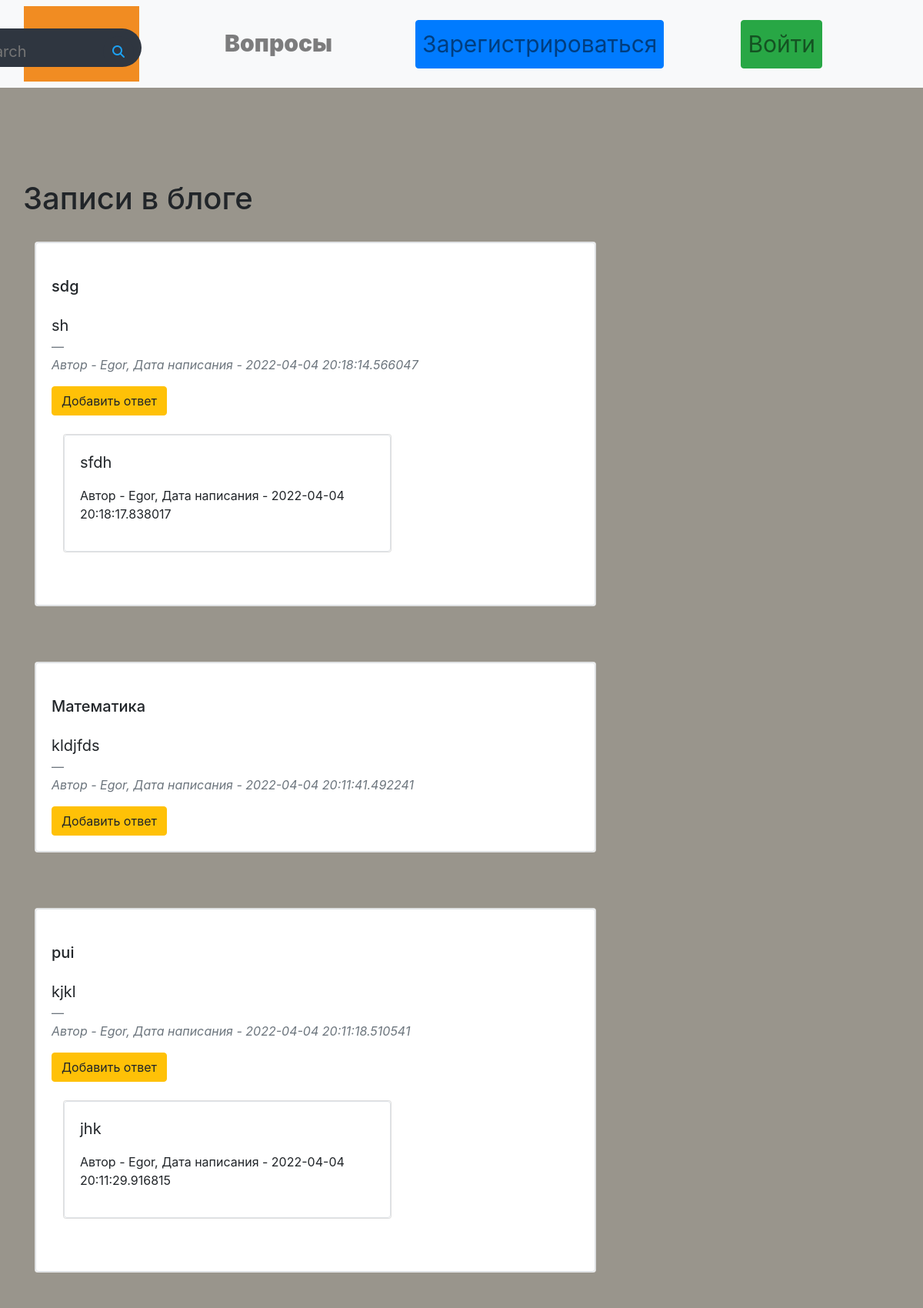
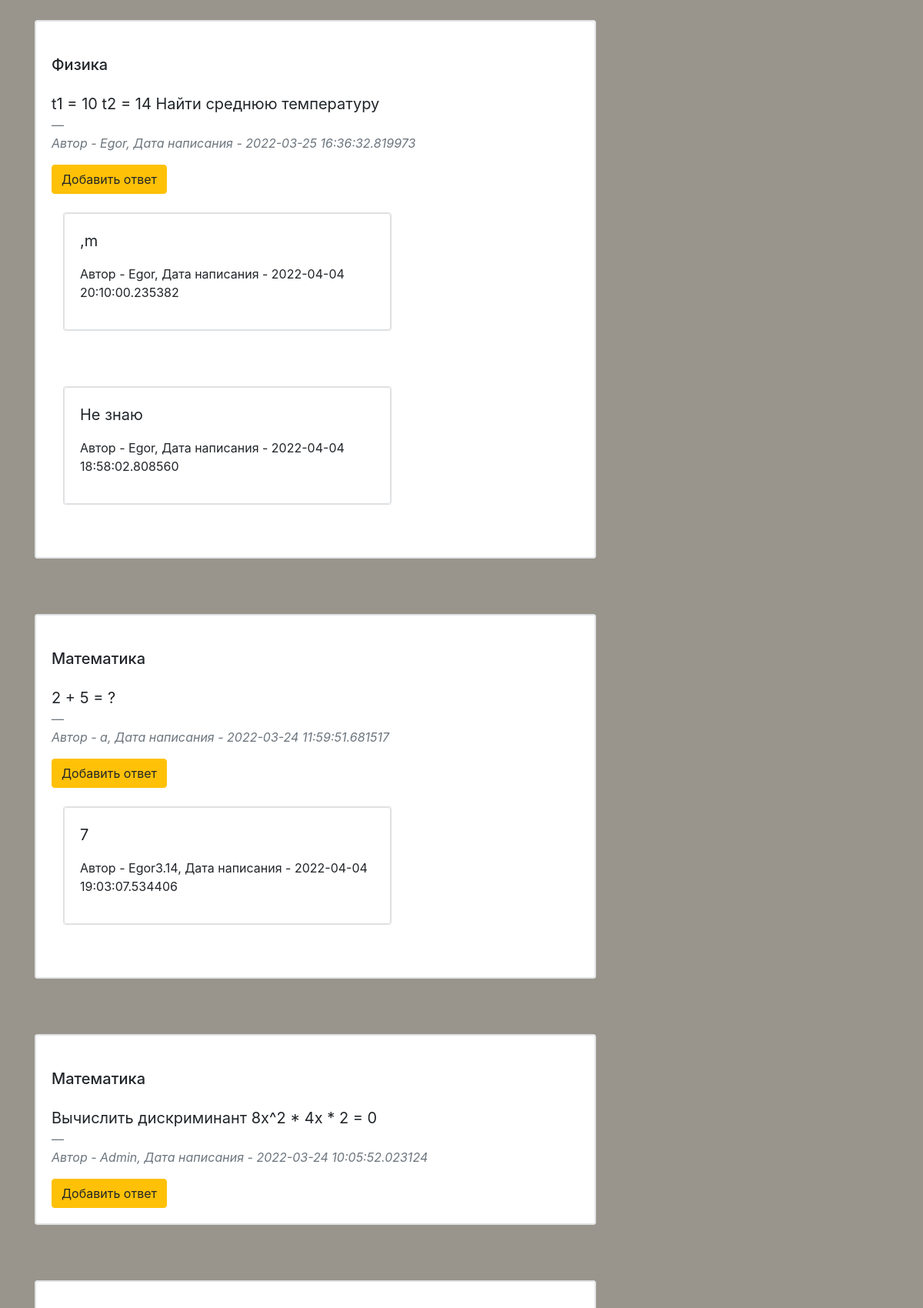
The page /tasks (upper part) on the database its author committed (2 pictures, top to bottom).
### data/news.py (models this page shows)
class News(SqlAlchemyBase):
    __tablename__ = 'news'
    id = sqlalchemy.Column(sqlalchemy.Integer,
                           primary_key=True, autoincrement=True)
    title = sqlalchemy.Column(sqlalchemy.String, nullable=True)
    content = sqlalchemy.Column(sqlalchemy.String, nullable=True)
    created_date = sqlalchemy.Column(sqlalchemy.DateTime,
                                     default=datetime.datetime.now)
    is_private = sqlalchemy.Column(sqlalchemy.Boolean, default=True)
    user_id = sqlalchemy.Column(sqlalchemy.Integer,
                                sqlalchemy.ForeignKey("users.id"))
    user = orm.relation('User')

### data/users.py (models this page shows, shortened)
class User(SqlAlchemyBase, UserMixin):
    __tablename__ = 'users'
    id = sqlalchemy.Column(sqlalchemy.Integer,
                           primary_key=True, autoincrement=True)
    name = sqlalchemy.Column(sqlalchemy.String, nullable=True)
    about = sqlalchemy.Column(sqlalchemy.String, nullable=True)
    email = sqlalchemy.Column(sqlalchemy.String,
                              index=True, unique=True, nullable=True)
    hashed_password = sqlalchemy.Column(sqlalchemy.String, nullable=True)
    created_date = sqlalchemy.Column(sqlalchemy.DateTime,
                                     default=datetime.datetime.now)
    news = orm.relation("News", back_populates='user')
    quest = orm.relation("Quest", back_populates='user')

### data/quests.py (models this page shows)
class Quest(SqlAlchemyBase):
    __tablename__ = 'quest'
    id = sqlalchemy.Column(sqlalchemy.Integer,
                           primary_key=True, autoincrement=True)
    content = sqlalchemy.Column(sqlalchemy.String, nullable=True)
    created_date = sqlalchemy.Column(sqlalchemy.DateTime,
                                     default=datetime.datetime.now)
    user_id = sqlalchemy.Column(sqlalchemy.Integer,
                                sqlalchemy.ForeignKey("users.id"))
    news_id = sqlalchemy.Column(sqlalchemy.Integer,
                                sqlalchemy.ForeignKey("news.id"))
    user = orm.relation('User')

### main.py (the view)
@app.route("/tasks")
def index():
    db_sess = db_session.create_session()
    news = db_sess.query(News).filter(News.is_private != True)
    quest = db_sess.query(Quest)
    return render_template("tasks.html", news=news, quest=quest)

### data/db_session.py (called while the page is built)
def create_session() -> Session:
    global __factory
    return __factory()

### templates/tasks.html (shortened to what this page needs)
{% extends "base.html" %}
{% block content %}
<div class="container">
    <section class="mt-4">
        <div class="row">
            <h1>Записи в блоге</h1>
        </div>
    </section>
</div>
{% for item in news[::-1]%}
<div class="container">
    <section class="mt-4">
        <div class="row">
            <div class="col-md-8 mb-4">
                <div class="card mb-4 wow fadeIn">
                    <div class="col-md6 border rounded card-body">
                        <p class="h5 my-4">{{item.title}}</p>
                        <blockquote class="blockquote">
                            <p class="mb-0 ">
                                {{item.content}}
                            </p>
                            <footer class="blockquote-footer">
                                <cite title="Hello">
                                    {% if item.user.name[-4:] == "3.14"%}
                                        <div>
										    Автор - {{item.user.name[:-4]}}, Дата написания - {{item.created_date}}
                                        </div>
									{% else %}
									    <div>
										    Автор - {{item.user.name}}, Дата написания - {{item.created_date}}
                                        </div>
									{% endif %}
                                </cite>
                            </footer>
                        </blockquote>
                        <div>
                            <a href="/quests/{{ item.id }}" class="btn btn-warning">
                                Добавить ответ
                            </a>
                        <div>
                            {% for q in quest[::-1]%}
                                {% if item.id == q.news_id %}
                                <div class="container">
                                    <section class="mt-4">
                                        <div class="row">
                                            <div class="col-md-8 mb-4">
                                                <div class="card mb-4 wow fadeIn">
                                                    <div class="col-md6 border rounded card-body">
                                                        <blockquote class="blockquote">
                                                            <p class="mb-0 ">
                                                                {{q.content}}
                                                            </p>
                                                        </blockquote>
                                                        <p>
                                                            {% if item.user.name[-4:] == "3.14"%}
                                                                <div>
									                	            Автор - {{q.user.name[:-4]}}, Дата написания - {{q.created_date}}
                                                                </div>
                                                            {% else %}
									                            <div>
									                	            Автор - {{q.user.name}}, Дата написания - {{q.created_date}}
                                                                </div>
									                        {% endif %}
                                                        </p>
                                                    </div>
                                                </div>
                                            </div>
                                        </div>
                                    </section>
                                </div>
                                {% endif %}
                                {% endfor %}
                        </div>
                    </div>
                </div>
            </div>
        </div>
    </section>
</div>
{% endfor %}
{% endblock %}

### templates/base.html (shortened to what this page needs)
<!doctype html>
<html lang="en">
    <head>
        <link rel="stylesheet"
              href="https://stackpath.bootstrapcdn.com/bootstrap/4.4.1/css/bootstrap.min.css"
>
		<link rel="stylesheet" type="text/css" href="/static/css/style.css">
    </head>
    <body>
		<header>
			<nav class="navbar navbar-expand-md navbar-light bg-light sticky-top">
					{% if current_user.is_authenticated %}
					<div class="container-fluid">
						<a href="/" class="navbar-brad"><img src="/static/img/test-logo.jpg"></a>
						<div class="collapse navbar-collapse" id="navbarResponsive">
							<ul class="navbar-nav ml-auto">
								<li class="nav-item">
									<div class="search-box">
										<input class="search-txt" type="text" name="" placeholder="Type to search">
										<a href="/tasks" class="search-btn">
											<i class="fas fa-search"></i>
										</a>
									</div>
								</li>
								<li class="nav-item">
									<a href="/news" class="nav-link big-font-size">+</a>
								</li>
								<li class="nav-item">
									<a href="/tasks" class="nav-link big-font-size">Вопросы</a>
								</li>
								<li class="nav-item">
									{% if current_user.name[-4:] == "3.14"%}
										<a class="navbar-brand nav-link big-font-size" href="">{{ current_user.name[:-4]}}</a>
									{% else %}
									    <a class="navbar-brand nav-link big-font-size" href="">{{ current_user.name}}</a>
									{% endif %}
								</li>
								<li class="nav-item">
									<a class="navbar-brand nav-link big-font-size" href="/logout">Выход</a>
								</li>
							</ul>
						</div>
					</div>
				{% else %}
				<div class="container-fluid">
					<a href="/" class="navbar-brad"><img src="/static/img/test-logo.jpg"></a>
					<div class="collapse navbar-collapse" id="navbarResponsive">
						<ul class="navbar-nav ml-auto">
							<li class="nav-item">
								<div class="search-box">
									<input class="search-txt" type="text" name="" placeholder="Type to search">
									<a href="/tasks" class="search-btn">
										<i class="fas fa-search"></i>
									</a>
								</div>
							</li>
							<li class="nav-item">
								<a href="/tasks" class="nav-link big-font-size">Вопросы</a>
							</li>
							<li class="nav-item">
								<a href="/register" class="nav-link big-font-size btn btn-primary">Зарегистрироваться</a>
							</li>
							<li class="nav-item">
								<a href="/login" class="nav-link big-font-size btn btn-success">Войти</a>
							</li>
						</ul>
					</div>
				{% endif %}
                </div>
			</nav>
		</header>
		<main class="mt-5 pt-5">
			{% block content %}
			{% endblock %}
		</main>
	</body>
</html>

### static/css/style.css (style rules this page uses)
.navbar-nav li { padding-right: 100px; }
a { font-weight: 1000; }
.big-font-size { font-size: 30px; }
* { margin:0; padding:0; }
body { background-color: #99958C; }
.search-box { position: absolute; top: 50%; transform: translate(-100%, -40%); background: #2f3640; height: 50px; width: 300px; border-radius: 40px; padding: 10px; }
.search-btn { color: #1da1f3; float: right; width: 40px; height: 40px; border-radius: 50%; background: #2f3640; display: flex; justify-content: center; align-items: center; text-decoration: none; }
.search-txt { border: none; background: none; outline: none; float: left; padding: 0; color: white; font-size: 20px; transition: 0.4s; line-height: 40px; width: 220px; }

### rows shown on the page
News: title "sdg", content "sh", user "Egor", created_date "2022-04-04 20:18:14.566047"
Quest: content "sfdh", user "Egor", created_date "2022-04-04 20:18:17.838017"
News: title "Математика", content "kldjfds", user "Egor", created_date "2022-04-04 20:11:41.492241"
News: title "pui", content "kjkl", user "Egor", created_date "2022-04-04 20:11:18.510541"
Quest: content "jhk", user "Egor", created_date "2022-04-04 20:11:29.916815"
News: title "Физика", content "t1 = 10 t2 = 14 Найти среднюю температуру", user "Egor", created_date "2022-03-25 16:36:32.819973"
Quest: content ",m", user "Egor", created_date "2022-04-04 20:10:00.235382"
Quest: content "Не знаю", user "Egor", created_date "2022-04-04 18:58:02.808560"
News: title "Математика", content "2 + 5 = ?", user.name "a", created_date "2022-03-24 11:59:51.681517"
Quest: content "7", user.name "Egor3.14", created_date "2022-04-04 19:03:07.534406"
News: title "Математика", content "Вычислить дискриминант 8x^2 * 4x * 2 = 0", user "Admin", created_date "2022-03-24 10:05:52.023124"
